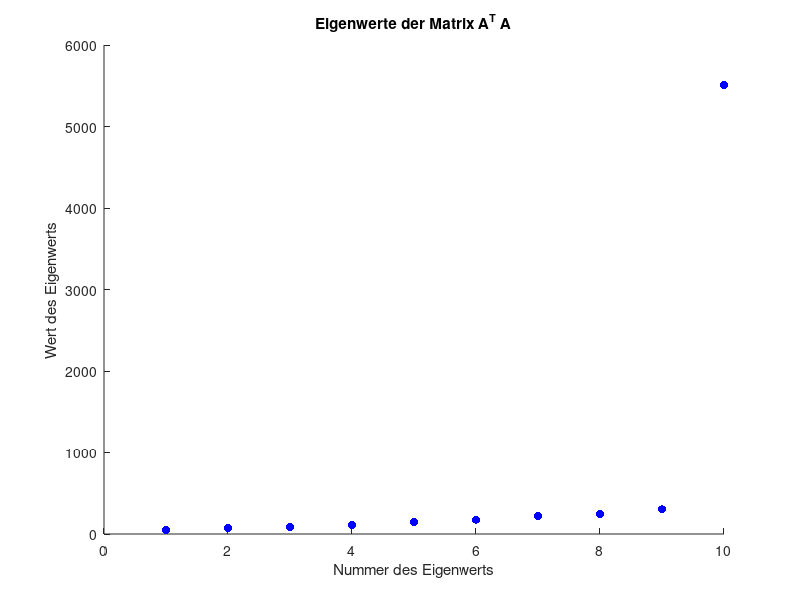

Here is the MATLAB script that generated this plot:
%% Geometrische Modelle der Geodäsie
% Blatt 3 Aufgabe 5 - Ueberbestimmtes LGS loesen
% Ramon Butzer, Kangje Zhao, Chuang Ju

clear variables;
close all;
clc;

%% Matrizen und Vektoren erstellen

% Matrix A 20x10
A = randi([1 10], 20, 10);

% Matrix B 20x20 = A'A
B = A'*A;

% Vektor b 20x1
b = randi([1 10],20,1);

%% Vergewisserung des Rangs und der Symmetrie

% Abfrage des Rangs von A
if(rank(A) == 10)
    disp('Matrix A hat den Rang 10');
else
    disp('Matrix A hat nicht Rang 10, sondern Rang ' + rank(A));
end

% Abfrage der Symmetrie von B = A'A
if(B == B')
    disp('Matrix B = A''A ist symmetrisch');
else
    disp('Matrix B = A''A ist nicht symmetrisch');
end

%% Darstellung der Eigenwerte
figure
scatter(1:10,eig(B), 'b', 'filled');
title('Eigenwerte der Matrix A^T A');
xlabel('Nummer des Eigenwerts');
ylabel('Wert des Eigenwerts');

%% Choleskyzerlegung
eps = 0.001;
R = chol(B);        % WICHTIG: R ist hier die OBERE Dreiecksmatrix!!
%RtransR = R'*R;
G = R';
GGtrans = G*G';

% pruefe, ob GG' tatsaechlich gleich B ist
boolwert = 0;
for i = 1:B(:,1)
    for j = 1:B(1,:)
      if(B > GGtrans-eps | B < GGtrans+eps)
          boolwert = 1;
      end
    end
end

if boolwert==1
    disp('Es ist B == G*G''. Die Choleskyzerlegung hat funktioniert!');
else
    disp('B nicht gleich G*G''. Die Choleskyzerlegung hat nicht funktioniert');
end

% Einfache Abfrage der Gleichheit funktioniert aufgrund von Rundungen
% nicht!
% B==G*G'
% B
% G*G'

%% Loesen der beiden LGS mithilfe Choleskyzerlegung
y_cholesky = linsolve(G,A'*b);
x_cholesky = linsolve(G',y_cholesky)

% Ueberpruefungen
x_normal = linsolve(A,b);
x_probe = linsolve(A'*A, A'*b);

if(x_cholesky > x_probe-eps | x_cholesky < x_probe+eps)
    disp(sprintf('Die Choleskyzerlegung liefert das korrekte Ergebnis!\nUeberprueft: GG''x = A''b   <=>  A''*A*x = A''b'));
else
    disp('Choleskyzerlegung liefert anderes Ergebnis als A''*A*x = A''b');
end


